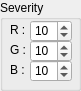
    <widget class="QGroupBox" name="groupBox" >
     <property name="geometry" >
      <rect>
       <x>420</x>
       <y>250</y>
       <width>81</width>
       <height>91</height>
      </rect>
     </property>
     <property name="title" >
      <string>Severity</string>
     </property>
     <widget class="QLabel" name="label_5" >
      <property name="geometry" >
       <rect>
        <x>10</x>
        <y>20</y>
        <width>16</width>
        <height>20</height>
       </rect>
      </property>
      <property name="text" >
       <string>R : </string>
      </property>
     </widget>
     <widget class="QLabel" name="label_6" >
      <property name="geometry" >
       <rect>
        <x>10</x>
        <y>40</y>
        <width>16</width>
        <height>20</height>
       </rect>
      </property>
      <property name="text" >
       <string>G : </string>
      </property>
     </widget>
     <widget class="QLabel" name="label_7" >
      <property name="geometry" >
       <rect>
        <x>10</x>
        <y>60</y>
        <width>16</width>
        <height>20</height>
       </rect>
      </property>
      <property name="text" >
       <string>B : </string>
      </property>
     </widget>
     <widget class="QSpinBox" name="redSeverityBox" >
      <property name="enabled" >
       <bool>true</bool>
      </property>
      <property name="geometry" >
       <rect>
        <x>30</x>
        <y>20</y>
        <width>42</width>
        <height>22</height>
       </rect>
      </property>
      <property name="autoFillBackground" >
       <bool>false</bool>
      </property>
      <property name="suffix" >
       <string/>
      </property>
      <property name="prefix" >
       <string/>
      </property>
      <property name="maximum" >
       <number>255</number>
      </property>
      <property name="value" >
       <number>10</number>
      </property>
     </widget>
     <widget class="QSpinBox" name="greenSeverityBox" >
      <property name="enabled" >
       <bool>true</bool>
      </property>
      <property name="geometry" >
       <rect>
        <x>30</x>
        <y>40</y>
        <width>42</width>
        <height>22</height>
       </rect>
      </property>
      <property name="autoFillBackground" >
       <bool>false</bool>
      </property>
      <property name="suffix" >
       <string/>
      </property>
      <property name="prefix" >
       <string/>
      </property>
      <property name="maximum" >
       <number>255</number>
      </property>
      <property name="value" >
       <number>10</number>
      </property>
     </widget>
     <widget class="QSpinBox" name="blueSeverityBox" >
      <property name="enabled" >
       <bool>true</bool>
      </property>
      <property name="geometry" >
       <rect>
        <x>30</x>
        <y>60</y>
        <width>42</width>
        <height>22</height>
       </rect>
      </property>
      <property name="autoFillBackground" >
       <bool>false</bool>
      </property>
      <property name="suffix" >
       <string/>
      </property>
      <property name="prefix" >
       <string/>
      </property>
      <property name="maximum" >
       <number>255</number>
      </property>
      <property name="value" >
       <number>10</number>
      </property>
     </widget>
    </widget>
